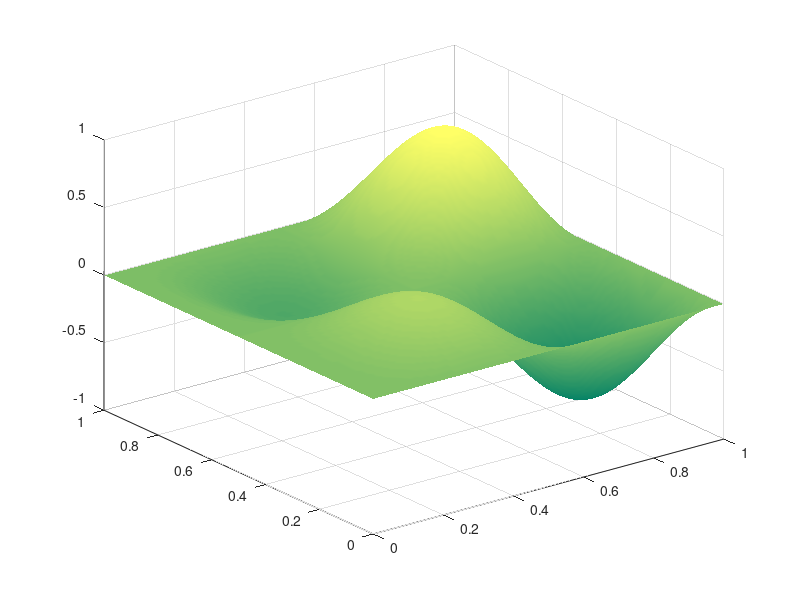

The MATLAB source for this figure: (Note: this script raises an error after producing the figure.)
function switchingcontrol_ell
% This function solves the elliptic switching control problem
%  min 1/2 \|y-yd\|^2 + alpha/2 \int |u|^2 + beta |u_1u_2|_0 dx_1
%      s.t. -\Delta y = \chi_{\omega_1} u_1 + \chi_{\omega_2} u_2 
% using the approach described in the paper
%    "A convex analysis approach to optimal controls with 
%     switching structure for partial differential equations"
% by Christian Clason, Kazufumi Ito and Karl Kunisch, see
% http://math.uni-graz.at/mobis/publications/SFB-Report-2014-001.pdf.
%
% August 7, 2014             Christian Clason <christian.clason@uni-due.de>
%                                                     http://udue.de/clason

%% setup
N     = 128;     % number of spatial grid points
alpha = 1e-3;    % quadratic penalty
beta  = 1e-3;    % switching penalty
maxit = 99;      % max iterations in semismooth Newton method
tmin  = 1e-12;   % min step size for line search
tol   = 1e-6;    % terminate Newton if residual norm smaller than tol

%  grid, differential operators
[A,M,xx,yy] = assembleFEM(N);
tplot = @(n,f,s) tplot_(n,f,s,N,xx,yy);

% control domains
om1 = xx(1,:) < 1/4;
om2 = xx(1,:) > 3/4;
dplot = @(n,f,s) dplot_(n,f,s,N,xx,yy,om1,om2);

% control operator
BT = [kron(speye(N),om1')';kron(speye(N),om2')']*M';    BB = BT';

% target
yd = xx.*sin(2*pi*xx).*sin(2*pi*yy);
yd = yd(:);
dplot(1,yd,'target and control domains');

%% initialization
y = zeros(N*N,1);
p = zeros(N*N,1);
As_old = zeros(N,7);
sqab = sqrt(2*alpha*beta);

% constant blocks of Newton matrix
Lyy = M;
Lpy = A; Lyp = A';

% continuation strategy
for gamma = 10.^(-(0:16))
    fprintf('\nSolving for gamma = %1.0e\n', gamma);
    fprintf('It\tupdate\tresidual\tstep size\tQ1\tQ2\tQ0\tQ10\tQ20\tQ00\tQ12\n');

    % semismooth Newton iteration
    it = 1;    nold = 1e99;    tau = 1; 
    while true
        % compute active sets
        q = BT*p; q1 = q(1:N); q2 = q(1+N:end);
        As(:,1) = (abs(q1) > (1+gamma/alpha)*abs(q2)) & (abs(q2) < sqab);
        As(:,2) = (abs(q2) > (1+gamma/alpha)*abs(q1)) & (abs(q1) < sqab);
        As(:,3) = (abs(q1) > (1+gamma/alpha)*sqab) & (abs(q2) > (1+gamma/alpha)*sqab);
        As(:,4) = (sqab <= abs(q1)) & (abs(q1) <= (1+gamma/alpha)*sqab) & ...
            (abs(q2) > (1+gamma/alpha)*sqab);
        As(:,5) = (sqab <= abs(q2)) & (abs(q2) <= (1+gamma/alpha)*sqab) & ...
            (abs(q1) > (1+gamma/alpha)*sqab);
        As(:,6) = (sqab <= abs(q1)) & (abs(q1) <= (1+gamma/alpha)*sqab) & ...
            (sqab <= abs(q2)) & (abs(q2) <= (1+gamma/alpha)*sqab) & ...
            ((abs(q1)+abs(q2)) > (2+gamma/alpha)*sqab);
        As(:,7) = (alpha/(alpha+gamma)*abs(q2) <= abs(q1)) & ...
            (abs(q1) <= (1+gamma/alpha)*abs(q2)) & ...
            ((abs(q1)+abs(q2)) <= (2+gamma/alpha)*sqab);
        
        Hg = [1/(alpha+gamma)*(As(:,1)+As(:,3)+As(:,4)).*q1 + ...
            1/gamma*(As(:,5)+As(:,6)).*(q1-sign(q1)*sqab) + ...
            1/(gamma*(2*alpha+gamma))*As(:,7).*((alpha+gamma)*q1-alpha*sign(q1).*abs(q2)); ...
            1/(alpha+gamma)*(As(:,2)+As(:,3)+As(:,5)).*q2 + ...
            1/gamma*(As(:,4)+As(:,6)).*(q2-sign(q2)*sqab) + ...
            1/(gamma*(2*alpha+gamma))*As(:,7).*((alpha+gamma)*q2-alpha*sign(q2).*abs(q1))];
        
        % gradient
        Ly = A'*p + M*(y-yd);
        Lp = A*y - BB*Hg;
        F = -[Ly; Lp];
        ng = norm(F);
        
        % line search
        if ng >= nold        % if no decrease: backtrack (never on first iteration)
            tau = tau/2;
            y = y - tau*dx(1:N*N);
            p = p - tau*dx(1+N*N:end);
            if tau < tmin    % terminate Newton iteration
                disp('step size too small')
                break;       
            else             % bypass rest of while loop; compute new gradient
                continue; 
            end
        end
        % decrease (or on first iteration): accept step
        update = nnz(As-As_old);
        fprintf('%i\t%d\t\t%1.3e\t%1.3e\t%d\t%d\t%d\t%d\t%d\t%d\t%d\n',...
            it,update,ng,tau,sum(As,1));
        
        % terminate Newton?
        if update == 0 && ng < tol  % success, solution found
            break;
        elseif it == maxit          % failure, too many iterations
            break;
        end

        % otherwise update information, continue
        it = it+1;   nold = ng;   tau = 1;   As_old = As;
        
        % Newton matrix: iteration dependent block
        H11 = spdiags(1/(alpha+gamma)*(As(:,1)+As(:,3)+As(:,4)) + ...
            1/gamma*(As(:,5)+As(:,6)) + ...
            (alpha+gamma)/(gamma*(2*alpha+gamma))*As(:,7),0,N,N);
        H12 = spdiags(-alpha/(gamma*(2*alpha+gamma))*As(:,7).*sign(q1).*sign(q2),0,N,N);
        H22 = spdiags(1/(alpha+gamma)*(As(:,2)+As(:,3)+As(:,5)) + ...
            1/gamma*(As(:,4)+As(:,6)) + ...
            (alpha+gamma)/(gamma*(2*alpha+gamma))*As(:,7),0,N,N);
        Lpp = -BB*[H11 H12; H12 H22]*BT;
        
        H = [Lyy Lyp; Lpy  Lpp];
        
        % solve for Newton direction
        dx = H\F;
        y  = y + dx(1:N*N);
        p  = p + dx(1+N*N:2*N*N);
        
    end % Newton
    
    % compute control from optimality condition, plot
    u = [Hg(1:N),Hg(1+N:end)];
    figure(2);plot(xx(1,:),u);   title('control')
    tplot(3,y,'state');
    
    % terminate continuation if Newton iteration converged in one step
    if it==1 && gamma < alpha
        break;
    end
    
end % continuation

end

%%
function [K,M,xx,yy] = assembleFEM(n)
a   = 0;    b = 1;       % computational domain [a,b]^2
nel = 2*(n-1)^2;         % number of nodes
h2  = ((b-a)/(n-1))^2;   % Jacobi determinant of transformation (2*area(T))

% nodes
[xx,yy] = meshgrid(linspace(0,1,n));

% triangulation
tri = zeros(nel,3);
ind = 1;
for i = 1:n-1
    for j = 1:n-1
        node         = (i-1)*n+j+1;              % two triangles at node
        tri(ind,:)   = [node node-1 node+n];     % triangle 1 (lower left)
        tri(ind+1,:) = [node+n-1 node+n node-1]; % triangle 2 (upper right)
        ind = ind+2;
    end
end

% Mass and stiffness matrices
Ke = 1/2 * [2 -1 -1 -1 1 0 -1 0 1]';   % elemental stiffness matrix
Me = h2/24 * [2 1 1 1 2 1 1 1 2]';     % elemental mass matrix

ent = 9*nel;
row = zeros(ent,1);
col = zeros(ent,1);
valk = zeros(ent,1);
valm = zeros(ent,1);

ind = 1;
for el=1:nel
    ll       = ind:(ind+8);            % local node indices
    gl       = tri(el,:);              % global node indices
    row(ll)  = gl([1;1;1],:); rg = gl';
    col(ll)  = rg(:,[1 1 1]);
    valk(ll) = Ke;
    valm(ll) = Me;
    ind      = ind+9;
end
M = sparse(row,col,valm);
K = sparse(row,col,valk);

% modify matrices for homogenenous Dirichlet conditions
bdnod = [find(abs(xx-a) < eps); find(abs(yy-a) < eps); ...
    find(abs(xx-b) < eps); find(abs(yy-b) < eps)];
M(bdnod,:) = 0;
K(bdnod,:) = 0;  K(:,bdnod) = 0;
for j = bdnod'
    K(j,j) = 1; %#ok<SPRIX>
end
end

%%
function tplot_(n,f,s,N,x,y)
figure(n); 
surf(x,y,reshape(f,N,N));
colormap summer
shading interp; lighting phong; camlight headlight; alpha(0.8);
title(s); xlabel('x_1'); ylabel('x_2');
drawnow;
end % tplot_ function

function dplot_(n,f,s,N,x,y,om1,om2)
figure(n); 
surf(x,y,reshape(f,N,N));
colormap summer
shading interp; lighting phong; camlight headlight; alpha(0.8);
hold on
contour(x,y,reshape(1.0*(om1+om2)'*ones(1,N),N,N),1,'LineWidth',2);
hold off
title(s); xlabel('x_1'); ylabel('x_2');
drawnow;
end % dplot_ function
